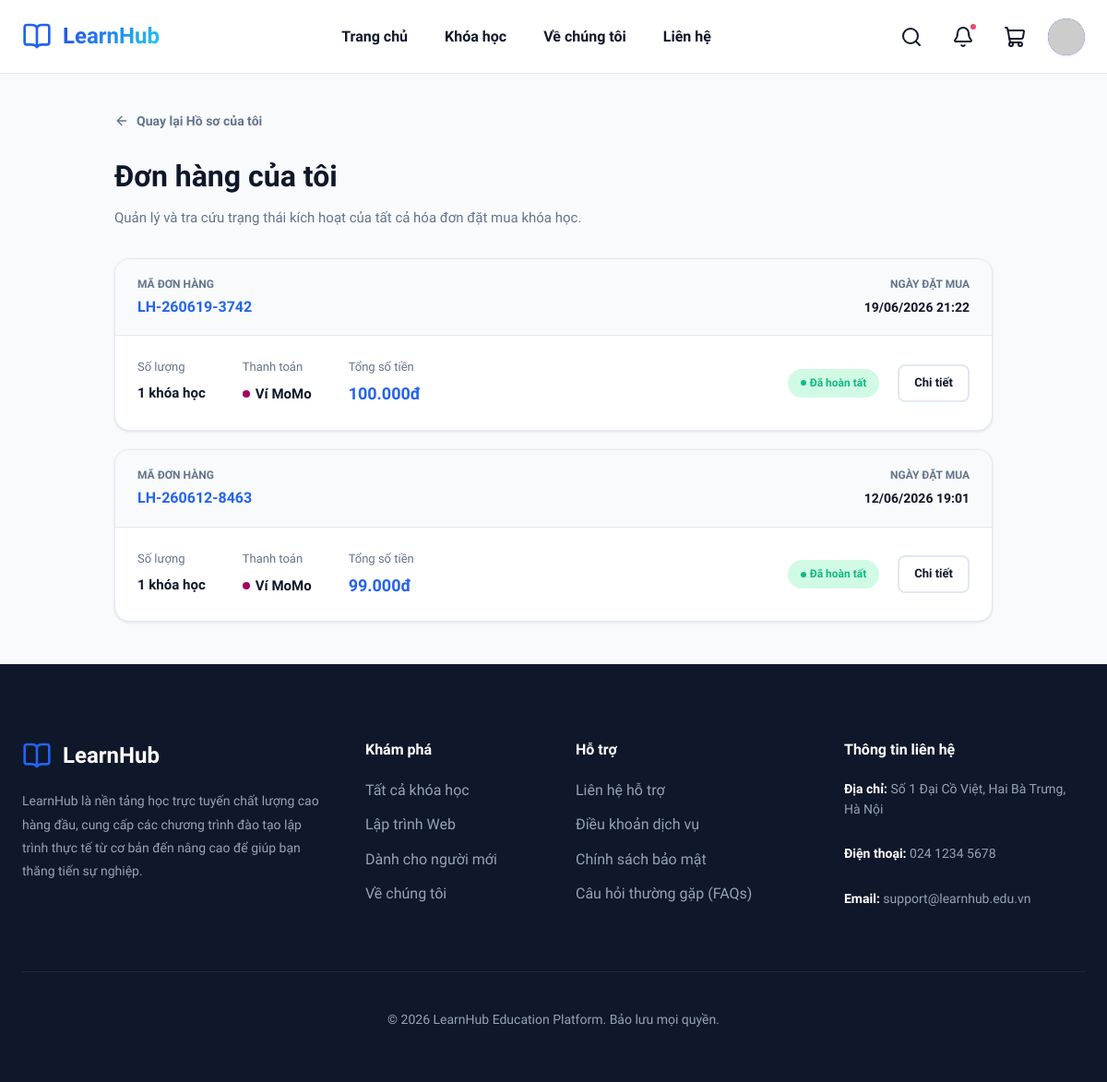
The app's page /orders.php (signed in) with its own data.
### tables this page shows
CREATE TABLE `orders` (
  `id` int NOT NULL AUTO_INCREMENT,
  `order_number` varchar(100) NOT NULL,
  `user_id` int NOT NULL,
  `total_amount` decimal(10,2) NOT NULL,
  `status` varchar(50) DEFAULT 'PENDING',
  `payment_method` varchar(50) NOT NULL,
  `payment_transaction_id` varchar(255) DEFAULT NULL,
  `momo_order_id` varchar(255) DEFAULT NULL,
  `momo_request_id` varchar(255) DEFAULT NULL,
  `momo_transaction_id` varchar(255) DEFAULT NULL,
  `created_at` timestamp NULL DEFAULT CURRENT_TIMESTAMP,
  `paid_at` timestamp NULL DEFAULT NULL,
  `updated_at` timestamp NULL DEFAULT CURRENT_TIMESTAMP ON UPDATE CURRENT_TIMESTAMP,
  PRIMARY KEY (`id`),
  UNIQUE KEY `order_number` (`order_number`),
  KEY `user_id` (`user_id`),
  CONSTRAINT `orders_ibfk_1` FOREIGN KEY (`user_id`) REFERENCES `users` (`id`) ON DELETE CASCADE
);

### orders.php (the view, shortened to what this page needs)
<?php
require_once __DIR__ . '/config/db.php';
$user_id = $_SESSION['user_id'];
try {
    $stmt = $pdo->prepare("
        SELECT o.*, COUNT(oi.id) as total_courses
        FROM orders o
        LEFT JOIN order_items oi ON o.id = oi.order_id
        WHERE o.user_id = ?
        GROUP BY o.id
        ORDER BY o.id DESC
    ");
    $stmt->execute([$user_id]);
    $orders = $stmt->fetchAll() ?: [];
} catch (PDOException $e) {
    $error_msg = 'Không thể tải lịch sử hóa đơn: ' . $e->getMessage();
}
require_once __DIR__ . '/includes/header.php';
?>
<div class="section" style="background-color: var(--bg-main); min-height: 80vh; padding: 40px 0;">
    <div class="container" style="max-width: 1000px;">
        <a href="profile.php" style="display: inline-flex; align-items: center; gap: 8px; color: var(--text-muted); font-weight: 600; font-size: 14px; margin-bottom: 24px;">
            <i data-lucide="arrow-left" style="width: 16px; height: 16px;"></i> Quay lại Hồ sơ của tôi
        </a>
        <div style="margin-bottom: 32px;">
            <h1 style="font-size: 32px; font-weight: 800; color: var(--text-main); margin-bottom: 6px;">Đơn hàng của tôi</h1>
            <p style="color: var(--text-muted); font-size: 15px;">Quản lý và tra cứu trạng thái kích hoạt của tất cả hóa đơn đặt mua khóa học.</p>
        </div>
        <?php if (empty($orders)): ?>
            <div style="text-align: center; padding: 80px 0; background-color: var(--bg-card); border-radius: var(--radius-md); border: 1px solid var(--border); box-shadow: var(--shadow-sm);">
                <i data-lucide="shopping-bag" style="width: 64px; height: 64px; color: var(--text-muted); margin-bottom: 16px;"></i>
                <h3 style="font-weight: 700; color: var(--text-main); margin-bottom: 8px;">Bạn chưa có đơn hàng nào!</h3>
                <p style="color: var(--text-muted); margin-bottom: 24px;">Hãy chọn các khóa học yêu thích và bắt đầu nâng cao kỹ năng của mình.</p>
                <a href="courses.php" class="btn btn-primary" style="font-size: 14px;">Khám phá khóa học ngay</a>
            </div>
        <?php else: ?>
            <div style="display: flex; flex-direction: column; gap: 20px;">
                <?php foreach ($orders as $order): ?>
                    <div style="background-color: var(--bg-card); border: 1px solid var(--border); border-radius: var(--radius-md); overflow: hidden; box-shadow: var(--shadow-sm); transition: var(--transition);">
                        <div style="background-color: var(--bg-main); padding: 18px 24px; border-bottom: 1px solid var(--border); display: flex; justify-content: space-between; align-items: center; flex-wrap: wrap; gap: 12px;">
                            <div>
                                <span style="font-size: 12px; color: var(--text-muted); font-weight: 600; display: block; margin-bottom: 2px;">MÃ ĐƠN HÀNG</span>
                                <strong style="font-size: 16px; color: var(--primary);"><?php echo htmlspecialchars($order['order_number']); ?></strong>
                            </div>
                            <div style="text-align: right;">
                                <span style="font-size: 12px; color: var(--text-muted); font-weight: 600; display: block; margin-bottom: 2px;">NGÀY ĐẶT MUA</span>
                                <strong style="font-size: 14px; color: var(--text-main);"><?php echo date('d/m/Y H:i', strtotime($order['created_at'])); ?></strong>
                            </div>
                        </div>
                        <div style="padding: 24px; display: flex; justify-content: space-between; align-items: center; flex-wrap: wrap; gap: 20px;">
                            <div style="display: flex; gap: 40px; flex-wrap: wrap;">
                                <div>
                                    <span style="font-size: 13px; color: var(--text-muted); display: block; margin-bottom: 4px;">Số lượng</span>
                                    <span style="font-weight: 700; color: var(--text-main); font-size: 15px;"><?php echo $order['total_courses']; ?> khóa học</span>
                                </div>
                                <div>
                                    <span style="font-size: 13px; color: var(--text-muted); display: block; margin-bottom: 4px;">Thanh toán</span>
                                    <span style="font-weight: 700; color: var(--text-main); font-size: 15px; display: inline-flex; align-items: center; gap: 6px;">
                                        <?php if ($order['payment_method'] === 'MOMO'): ?>
                                            <span style="width: 8px; height: 8px; background-color: #a50064; border-radius: 50%;"></span> Ví MoMo
                                        <?php else: ?>
                                            <span style="width: 8px; height: 8px; background-color: var(--primary); border-radius: 50%;"></span> Chuyển khoản
                                        <?php endif; ?>
                                    </span>
                                </div>
                                <div>
                                    <span style="font-size: 13px; color: var(--text-muted); display: block; margin-bottom: 4px;">Tổng số tiền</span>
                                    <span style="font-weight: 800; color: var(--primary); font-size: 18px;"><?php echo number_format($order['total_amount'], 0, ',', '.'); ?>đ</span>
                                </div>
                            </div>
                            <div style="display: flex; align-items: center; gap: 20px;">
                                <div>
                                    <?php
                                        $st = $order['status'];
                                        if ($st === 'COMPLETED') {
                                            echo '<span style="background-color: #d1fae5; color: var(--success); padding: 6px 14px; border-radius: 99px; font-size: 12px; font-weight: 700; display: inline-flex; align-items: center; gap: 4px;"><span style="width:6px;height:6px;background-color:var(--success);border-radius:50%;"></span>Đã hoàn tất</span>';
                                        } elseif ($st === 'PENDING') {
                                            echo '<span style="background-color: #fef3c7; color: #d97706; padding: 6px 14px; border-radius: 99px; font-size: 12px; font-weight: 700; display: inline-flex; align-items: center; gap: 4px;"><span style="width:6px;height:6px;background-color:#d97706;border-radius:50%;"></span>Đang xử lý</span>';
                                        }
                                    ?>
                                </div>
                                <button class="btn btn-outline" style="padding: 8px 16px; font-size: 13px; font-weight: 700; border-radius: var(--radius-sm);" onclick="toggleOrderItems('items-<?php echo $order['id']; ?>')">
                                    Chi tiết
                                </button>
                            </div>
                        </div>
                    </div>
                <?php endforeach; ?>
            </div>
        <?php endif; ?>
    </div>
</div>
<?php require_once __DIR__ . '/includes/footer.php'; ?>

### assets/css/style.css (style rules this page uses)
:root { --primary: #2563eb; --primary-hover: #1d4ed8; --primary-light: #eff6ff; --secondary: #8b5cf6; --secondary-hover: #7c3aed; --accent: #f59e0b; --success: #10b981; --danger: #ef4444; --bg-main: #f8fafc; --bg-card: #ffffff; --text-main: #0f172a; --text-muted: #64748b; --border: #e2e8f0; --shadow-sm: 0 1px 3px rgba(0,0,0,0.1); --shadow-md: 0 4px 6px -1px rgba(0,0,0,0.1), 0 2px 4px -2px rgba(0,0,0,0.1); --shadow-lg: 0 10px 15px -3px rgba(0, 0, 0, 0.1), 0 4px 6px -4px rgba(0, 0, 0, 0.1); --shadow-premium: 0 20px 25px -5px rgba(37, 99, 235, 0.1), 0 8px 10px -6px rgba(37, 99, 235, 0.1); --radius-sm: 8px; --radius-md: 16px; --radius-lg: 24px; --transition: all 0.3s cubic-bezier(0.4, 0, 0.2, 1); --font: 'Plus Jakarta Sans', sans-serif; }
* { margin: 0; padding: 0; box-sizing: border-box; }
html, body { font-family: var(--font); }
body { background-color: var(--bg-main); color: var(--text-main); line-height: 1.6; }
button, input, select, textarea { font: inherit; }
a { color: inherit; text-decoration: none; transition: var(--transition); }
.container { max-width: 1200px; margin: 0 auto; padding: 0 24px; }
.section { padding: 80px 0; }
.btn { display: inline-flex; align-items: center; justify-content: center; gap: 8px; padding: 12px 24px; border-radius: var(--radius-sm); font-weight: 700; font-size: 16px; cursor: pointer; transition: var(--transition); border: none; }
.btn-outline { background-color: transparent; color: var(--text-main); border: 2px solid var(--border); }

### records on screen
orders: order_number "LH-260619-3742", created_at "19/06/2026 21:22", total_courses "1", payment_method "MOMO" (drawn), total_amount "100.000", status "COMPLETED" (drawn)
orders: order_number "LH-260612-8463", created_at "12/06/2026 19:01", total_courses "1", payment_method "MOMO" (drawn), total_amount "99.000", status "COMPLETED" (drawn)
